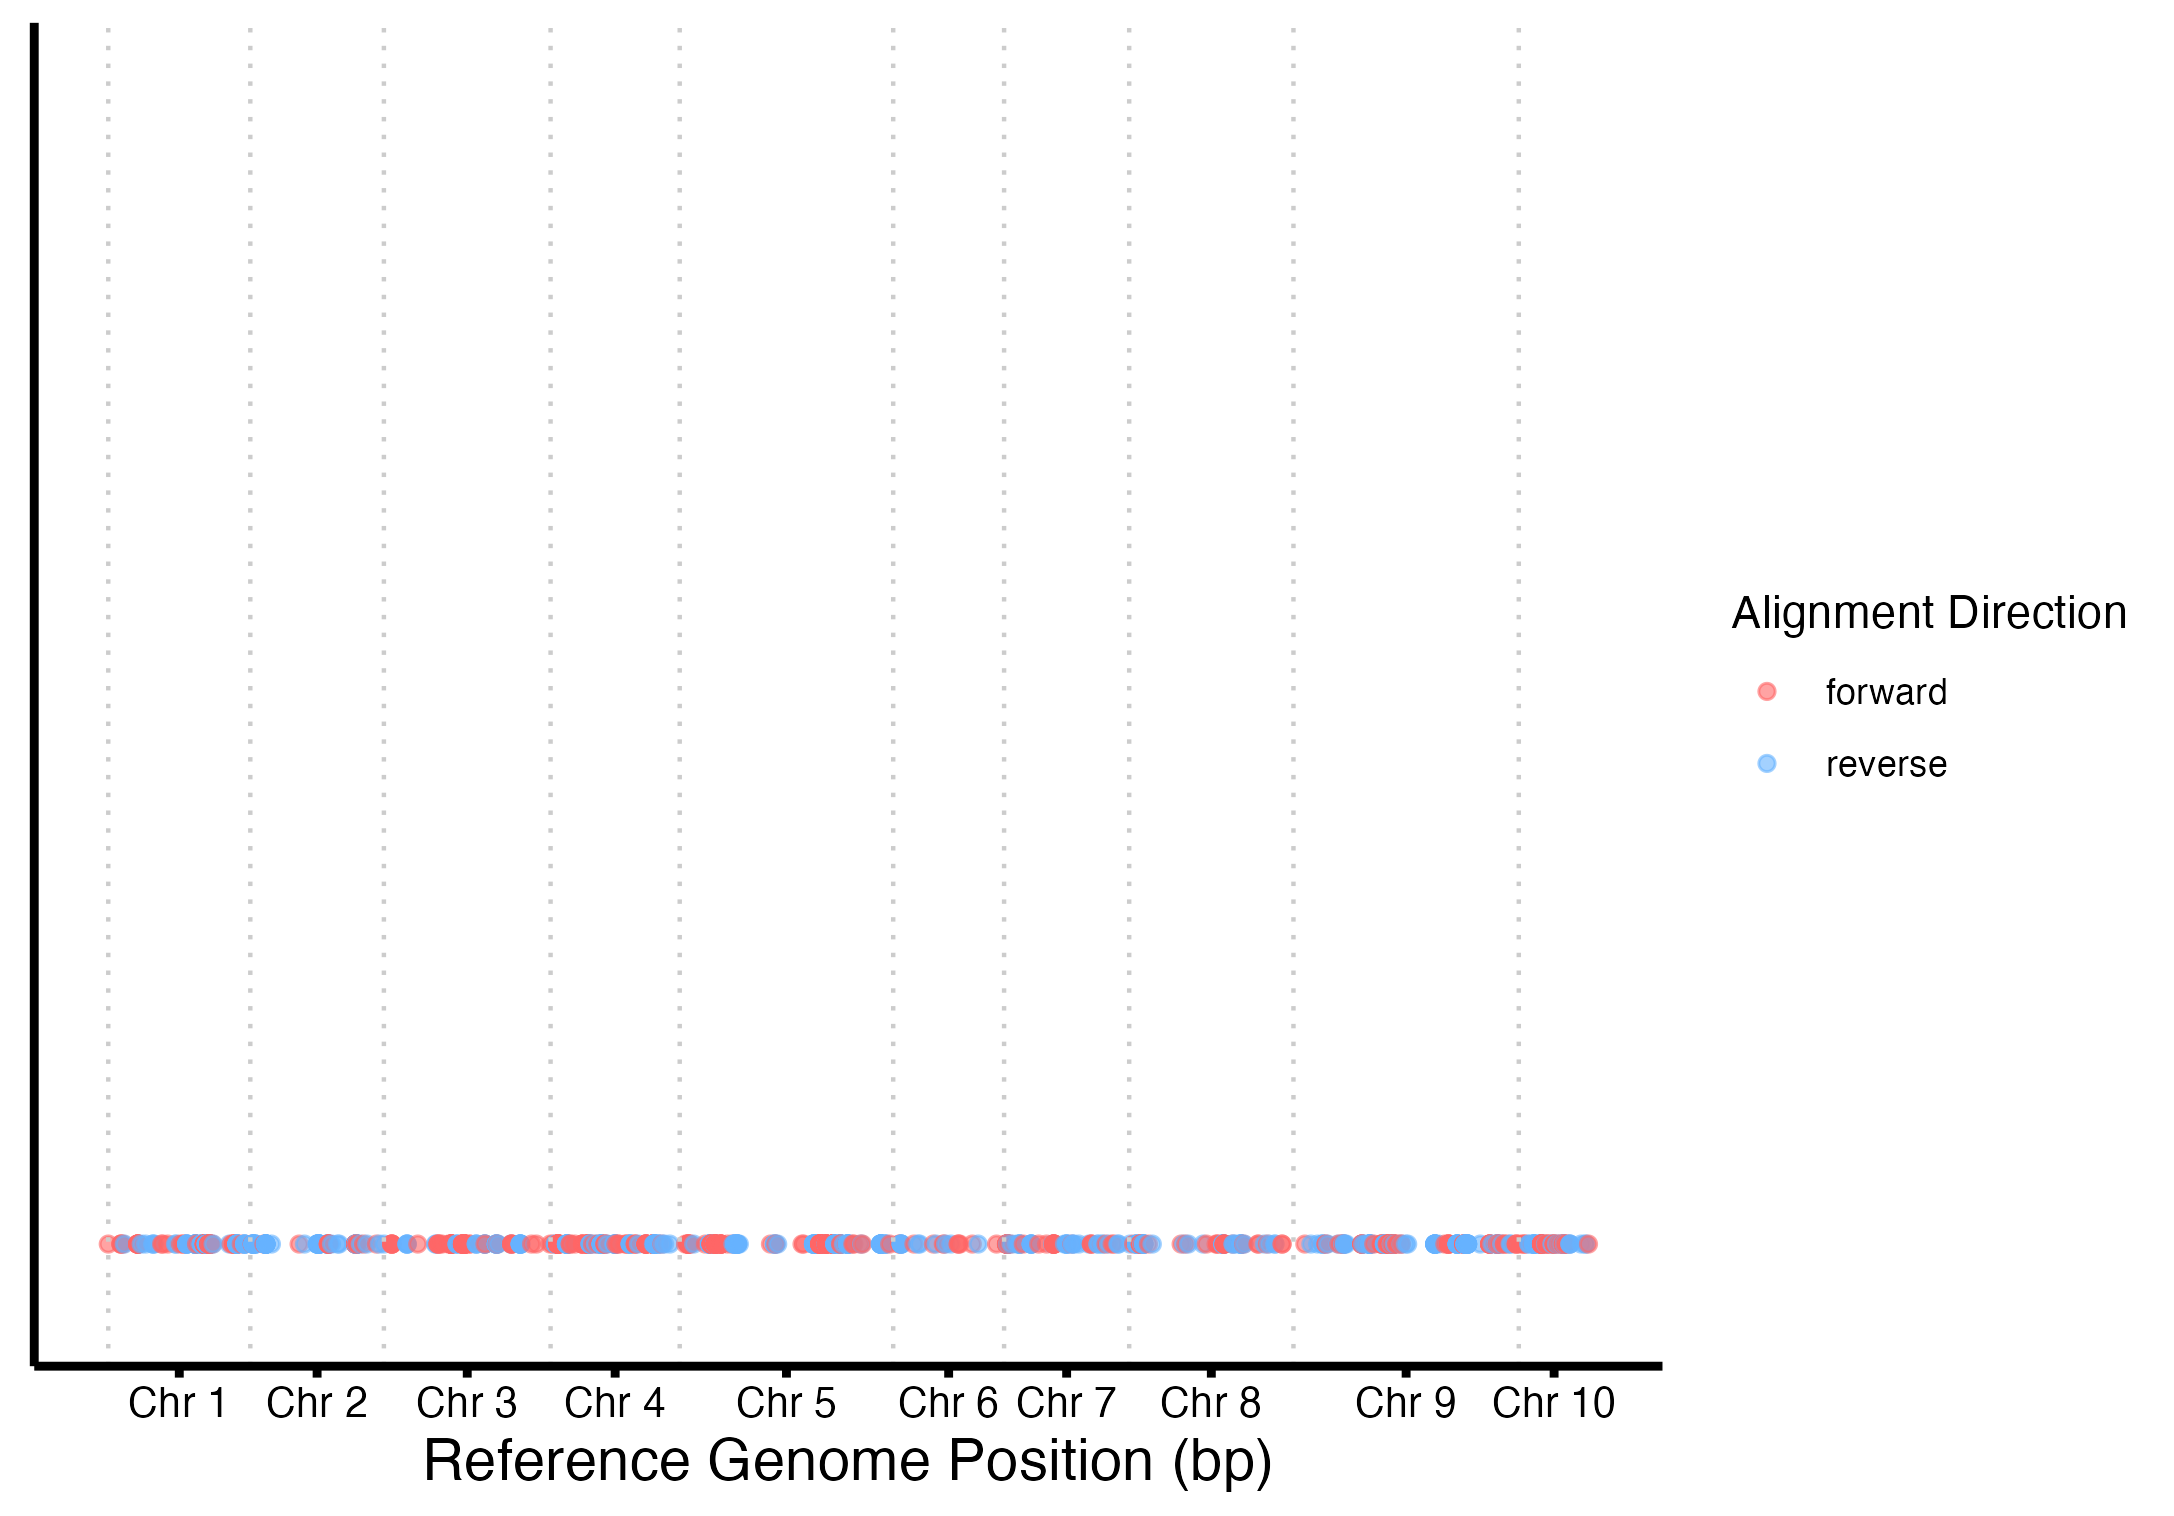

Here is the R script that generated this plot:
# Load packages
library(ggplot2)
library(dplyr)

theme_ecogen <- function(){
  theme_classic()+
    theme(axis.title = element_text(size = 14), 
          axis.text.x = element_text(size=10, color="black"), 
          axis.ticks = element_line (colour = "black", size = 1),  
          axis.line = element_line(color = "black", size = 1),
          axis.text.y = element_text(size = 14, color = 'black'))
}

# Read the data
coords <- read.table("alignment2.coords.txt", header = FALSE, fill = TRUE, sep = "\t",
                     col.names = c("S1", "E1", "S2", "E2", "LEN1", "LEN2", "IDY", "LEN_R", "LEN_Q", 
                                   "COV_R", "COV_Q", "ref", "query"))

coords <- coords %>%
  mutate(across(c(S1, E1, S2, E2, LEN1, LEN2, IDY, LEN_R, LEN_Q, COV_R, COV_Q), as.numeric))


# Optional: filter or clean
coords <- coords %>% filter(LEN1 > 1000)  # keep long alignments only

coords <- coords %>%
  mutate(ref_mid = (S1 + E1) / 2,
         query_mid = (S2 + E2) / 2,
         direction = ifelse((E1 - S1)*(E2 - S2) > 0, "forward", "reverse"))

ggplot(coords, aes(x = ref_mid, y = query_mid, color = direction)) +
  geom_point(size = 0.5, alpha = 0.6) +
  facet_grid(query ~ ref, scales = "free", space = "free") +
  theme_bw() +
  theme(strip.text.y = element_text(angle = 0)) +
  labs(x = "Reference Genome Position", y = "Query Contig Position")

ggplot(coords, aes(x = S1, xend = E1, y = S2, yend = E2, color = direction)) +
  geom_segment(size = 0.3, alpha = 0.6) +
  facet_grid(query ~ ref, scales = "free", space = "free") +
  theme_bw() +
  labs(x = "Reference Genome Position", y = "Query Contig Position")


# Rename REF and QUERY if needed
colnames(coords)[12:13] <- c("ref", "query")
coords_subset <- coords %>% filter(ref == "CM008241.1")


# Plot: dot plot with REF on x-axis and QUERY on y-axis
ggplot(coords_subset, aes(x = ref_mid, y = query_mid, color = direction)) +
  geom_point(alpha = 0.4, size = 0.5) +
  facet_grid(query ~ ref, scales = "free", space = "free") +
  scale_color_manual(values = c("forward" = "salmon", "reverse" = "skyblue")) +
  labs(
    title = "Genome Alignment: Hifiasm vs Reference",
    x = "Reference Genome Position",
    y = "Query Contig Position"
  ) +
  theme_bw(base_size = 10) +
  theme(
    axis.text.x = element_blank(),
    axis.ticks.x = element_blank(),
    strip.text = element_text(size = 6),
    panel.spacing = unit(0.1, "lines"),
    legend.position = "right"
  )

library(tidyverse)

coords %>%
  mutate(
    direction = ifelse((E1 - S1)*(E2 - S2) > 0, "forward", "reverse"),
    ref_label = factor(ref, levels = unique(ref)),
    query_label = factor(query, levels = unique(query))
  ) %>%
  ggplot(aes(x = ref_label, y = query_label, color = direction)) +
  geom_point(alpha = 0.6, size = 1) +
  scale_color_manual(values = c("forward" = "#FF6666", "reverse" = "#66B2FF")) +
  labs(
    title = "Genome Alignment: Hifiasm Contigs vs Reference Chromosomes",
    x = "Reference Chromosome",
    y = "Hifiasm Contig"
  ) +
  theme_bw(base_size = 12) +
  theme(
    axis.text.x = element_text(angle = 45, hjust = 1),
    panel.grid = element_blank()
  )

coords %>%
  mutate(
    direction = ifelse((E1 - S1)*(E2 - S2) > 0, "forward", "reverse"),
    query = factor(query, levels = unique(query))
  ) %>%
  ggplot(aes(x = S1, xend = E1, y = S2, yend = E2, color = direction)) +
  geom_segment(alpha = 0.4) +
  facet_wrap(~ query, scales = "free_y") +
  scale_color_manual(values = c("forward" = "firebrick", "reverse" = "steelblue")) +
  labs(
    title = "Alignment Blocks per Contig",
    x = "Reference Position",
    y = "Query Position"
  ) +
  theme_bw(base_size = 10)

# Step 1: Get chromosome lengths
chrom_lengths <- coords %>%
  group_by(ref) %>%
  summarise(length = max(c(S1, E1), na.rm = TRUE)) %>%
  arrange(ref)  # optional: enforce order

# Step 2: Compute cumulative start positions
chrom_starts <- chrom_lengths %>%
  mutate(start = lag(cumsum(length), default = 0))

# Step 3: Create named vector of starts for mapping
chrom_starts_vec <- setNames(chrom_starts$start, chrom_starts$ref)


coords %>%
  mutate(
    direction = ifelse((E1 - S1)*(E2 - S2) > 0, "forward", "reverse"),
    ref_mid = (S1 + E1) / 2,
    contig_row = as.integer(factor(query))  # numeric contig row
  ) %>%
  ggplot(aes(x = ref_mid, y = contig_row, color = direction)) +
  geom_point(alpha = 0.6, size = 1.5) +
  scale_color_manual(values = c("forward" = "#FF6666", "reverse" = "#66B2FF")) +
  labs(
    title = "Genome Alignment: Hifiasm Contigs vs Reference (bp scale)",
    x = "Reference Genome Position (bp)",
    y = NULL
  ) +
  theme_bw(base_size = 12) +
  theme(
    axis.text.y = element_blank(),
    axis.ticks.y = element_blank(),
    panel.grid.major.y = element_blank()
  )+ geom_vline(xintercept = chrom_starts$start, color = "gray80", linetype = "dotted")


# Example structure
chrom_sizes <- data.frame(
  ref = c("CM008241.1", "CM008242.1", "CM008243.1", "CM008244.1", "CM008245.1", 
          "CM008246.1", "CM008247.1", "CM008248.1", "CM008249.1", "CM008250.1"),
  length = c(65668440, 61752955, 77061148, 59691872, 98698416, 
             51258098, 57830854, 75944018, 104168038, 32650045)  # actual chromosome sizes
)

chrom_sizes <- chrom_sizes %>%
  mutate(start = c(0, cumsum(length)[-length(length)]))

coords_offset <- coords %>%
  left_join(chrom_sizes, by = c("ref" = "ref")) %>%
  mutate(
    direction = ifelse((E1 - S1)*(E2 - S2) > 0, "forward", "reverse"),
    ref_mid = (S1 + E1) / 2 + start,
    contig_row = as.integer(factor(query))  # or `query`
  )

chrom_labels <- chrom_sizes %>%
  mutate(mid = start + length / 2)

x_labs <- c("Chr 1", "Chr 2", "Chr 3", "Chr 4", "Chr 5", "Chr 6", "Chr 7", "Chr 8", "Chr 9", "Chr 10")


ggplot(coords_offset, aes(x = ref_mid, y = 0.05, color = direction)) +
  geom_point(alpha = 0.6, size = 1.5) +
  geom_vline(xintercept = chrom_sizes$start, color = "gray80", linetype = "dotted") +
  scale_color_manual(values = c("forward" = "#FF6666", "reverse" = "#66B2FF")) +
  labs(
    x = "Reference Genome Position (bp)",
    y = NULL,
    color = "Alignment Direction"
  ) +
  ylim(0,1)+
  theme_ecogen() +
  theme(
    axis.text.y = element_blank(),
    axis.ticks.y = element_blank(),
    panel.grid.major.y = element_blank()
  )+ scale_x_continuous(
    breaks = chrom_labels$mid,
    labels = x_labs
  )

ggsave("alignment.png")
